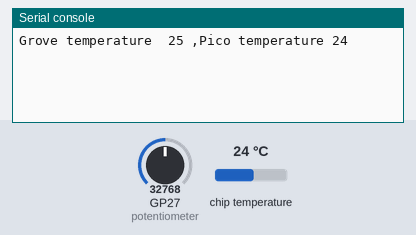
A program run on a simulated Raspberry Pi Pico running MicroPython. Shown: the last lines printed to the serial console. Inputs (shaded band) come from the test bench; at power-on: chip temperature 24 °C, GP27 (potentiometer) = 32768 (analog values on the 0–65535 scale).

Above: at 1.2 s.
1.3 s: chip temperature set to 1 °C
At 3.0 s:
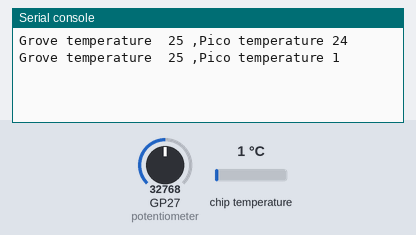
4.0 s: GP27 (potentiometer) set to 45874
At 4.5 s:
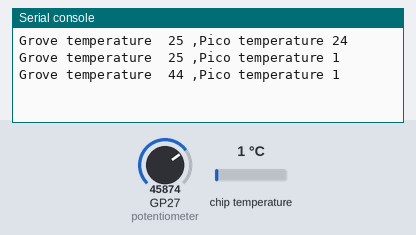
6.7 s: chip temperature set to 11 °C
At 8.8 s:
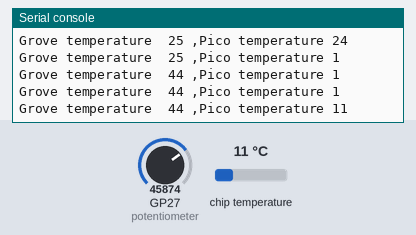
9.4 s: GP27 (potentiometer) set to 57670
At 10.4 s:
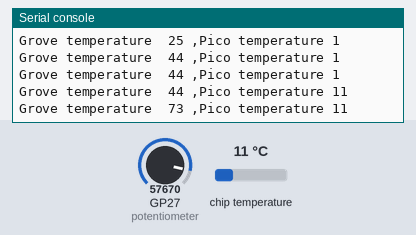
Timing chart, 0 to 12.4 s (numbered marks = the images above; inputs shaded):
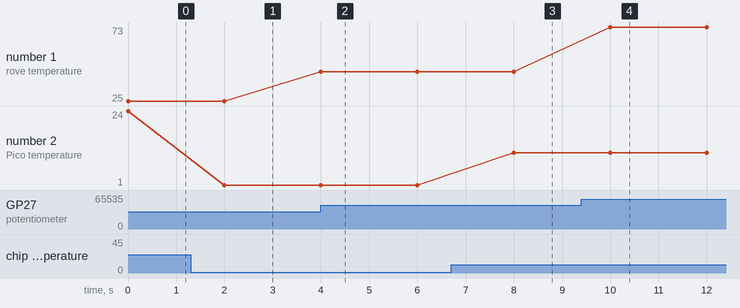

Measured:
- after the input at 1.3 s, the serial console: prints a new line after 0.70 s (image 1)
- after the input at 4.0 s, the serial console: prints a new line at once (image 2)
- after the input at 6.7 s, the serial console: prints a new line after 1.3 s (image 3)
- after the input at 9.4 s, the serial console: prints a new line after 0.60 s (image 4)
- plotted number 1: 25 → 44 after the input at 4.0 s, 44 → 73 after the input at 9.4 s
- plotted number 2: 24 → 1 after the input at 1.3 s, 1 → 11 after the input at 6.7 s

The program:

main.py
```python
#micropython pico moard
from machine import ADC
import time
from math import log

potentiometer = ADC(27)     # Grove - Temperature Sensor connect to A0
B = 4275;               # B value of the thermistor
R0 = 100000;            # R0 = 100k

sensor_temp = ADC(4) # Connect to the internal temperature sensor
conversion_factor = 3.3 / (65535)

def convert(x,in_min,in_max,out_min,out_max):
    return(x - in_min) * (out_max - out_min) // (in_max - in_min) + out_min

while True:
    #internal pico temperature
    reading = sensor_temp.read_u16() * conversion_factor
    tempePico = 27 - (reading - 0.706)/0.001721

    #Grove temperature
    tb = convert(potentiometer.read_u16(),0,65535,0,1023)
    R = ((1023.0/tb)-1.0) * R0
    tempGrove = (1.0/ (log(R/100000)/B+1/298.15) )-273.15
    print("Grove temperature  %.0f ,Pico temperature %.0f " %(tempGrove,tempePico))
    time.sleep(2)
```
